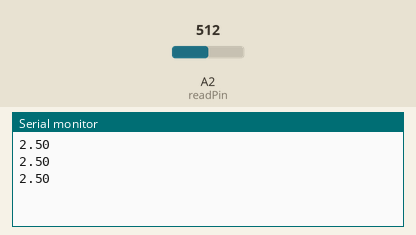
This sketch was run on a simulated Arduino Uno, built with avr-gcc and run on an emulated ATmega328P. Shown: the last lines printed to the serial monitor. Inputs (shaded band) come from the test bench; at power-on: A2 (readPin) = 512.

Above: at 1.3 s.
1.4 s: A2 (readPin) set to 716
At 1.9 s:
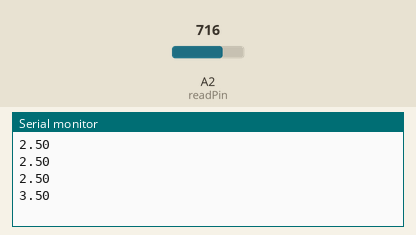
2.9 s: A2 (readPin) set to 900
At 3.4 s:
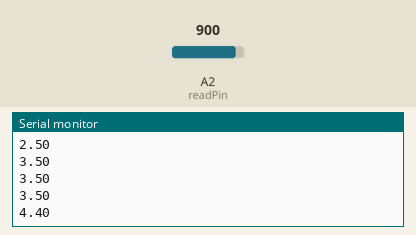
Timing chart, 0 to 5.9 s (numbered marks = the images above; inputs shaded):
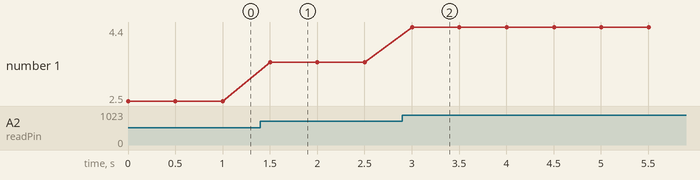

Measured:
- after the input at 1.4 s, the serial monitor: prints a new line after 0.10 s (image 1)
- after the input at 2.9 s, the serial monitor: prints a new line after 0.10 s (image 2)
- plotted number 1: 2.5 → 3.5 after the input at 1.4 s, 3.5 → 4.4 after the input at 2.9 s

The sketch:

Potentiometer.ino
```cpp
int readVal;
int readPin = A2;
float V2;
int delayT=500;

void setup() {
  // put your setup code here, to run once:
Serial.begin(9600);
pinMode(readPin,INPUT);
}

void loop() {
  // put your main code here, to run repeatedly:
readVal = analogRead(readPin);
V2 = (5./1023.)*readVal;
Serial.println(V2);
delay(delayT);
}
```
